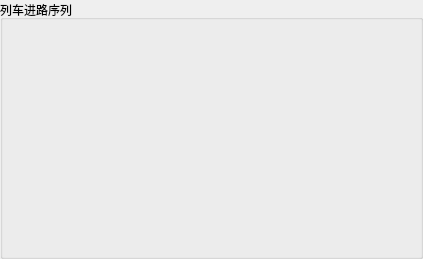
<?xml version="1.0" encoding="UTF-8"?>
<ui version="4.0">
 <class>TrainRouteOrderWidget</class>
 <widget class="QWidget" name="TrainRouteOrderWidget">
  <property name="geometry">
   <rect>
    <x>0</x>
    <y>0</y>
    <width>423</width>
    <height>259</height>
   </rect>
  </property>
  <property name="windowTitle">
   <string>Form</string>
  </property>
  <property name="styleSheet">
   <string notr="true">QMenuBar {
	background-color: rgb(0, 240, 0);
}
QMenu::item {
	color: black;
}

QMenu::item:selected {
	color: black;
	background-color: rgb(208, 208, 208);
}


QAction::disabled{color:rgb(0, 208, 0);}</string>
  </property>
  <layout class="QVBoxLayout" name="verticalLayout_2" stretch="1">
   <property name="spacing">
    <number>0</number>
   </property>
   <property name="leftMargin">
    <number>0</number>
   </property>
   <property name="topMargin">
    <number>0</number>
   </property>
   <property name="rightMargin">
    <number>0</number>
   </property>
   <property name="bottomMargin">
    <number>0</number>
   </property>
   <item>
    <widget class="QGroupBox" name="groupBox">
     <property name="title">
      <string>列车进路序列</string>
     </property>
     <layout class="QVBoxLayout" name="verticalLayout">
      <property name="spacing">
       <number>0</number>
      </property>
      <property name="leftMargin">
       <number>4</number>
      </property>
      <property name="topMargin">
       <number>4</number>
      </property>
      <property name="rightMargin">
       <number>4</number>
      </property>
      <property name="bottomMargin">
       <number>4</number>
      </property>
     </layout>
    </widget>
   </item>
  </layout>
 </widget>
 <resources/>
 <connections/>
</ui>
